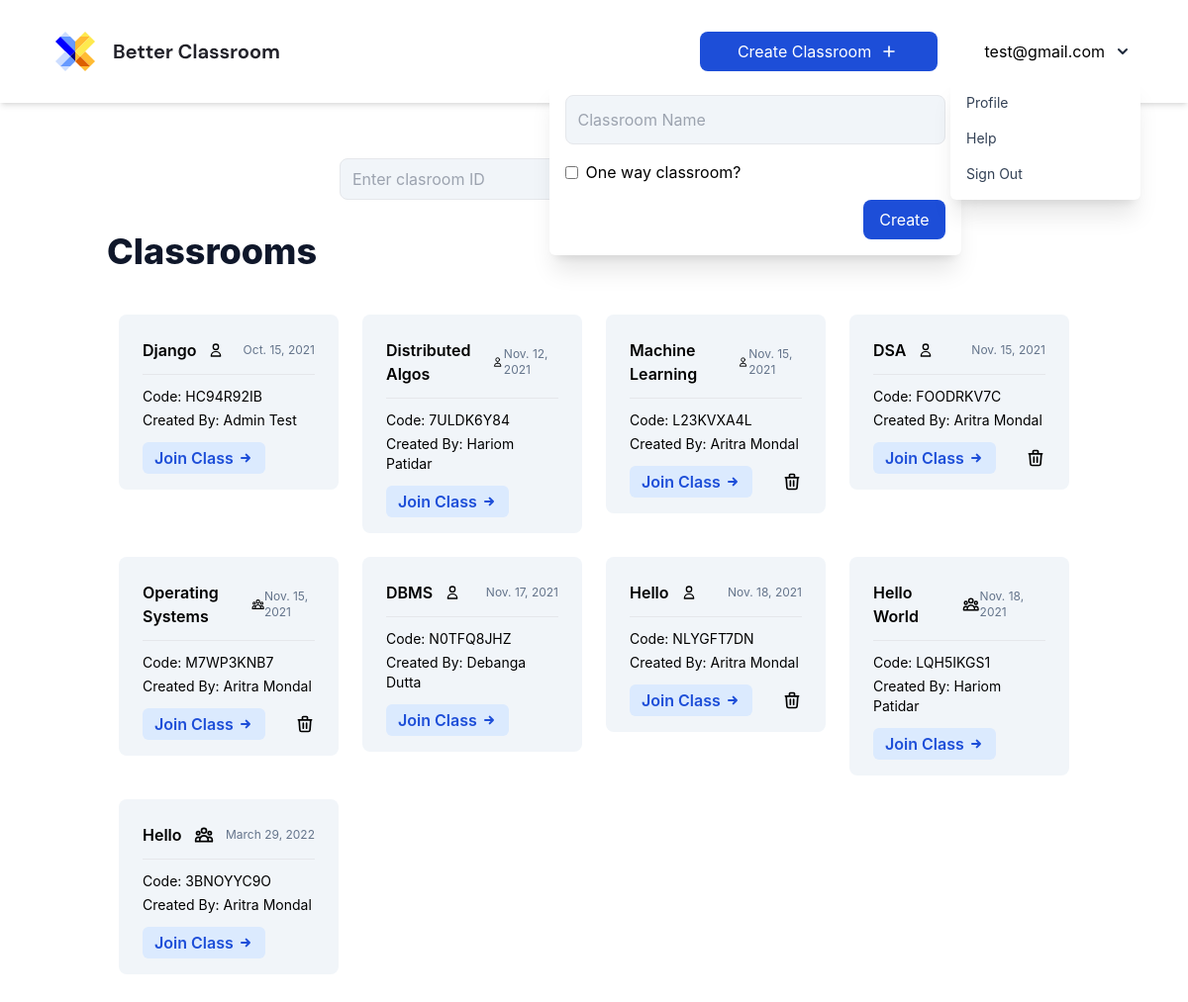
Screenshot of / (signed in) with the database file from the repository.
### classroom/models.py (models this page shows, shortened)
class Classroom(models.Model):
    name = models.CharField(max_length=50, null=True, blank=True)
    created_by = models.ForeignKey(User, on_delete=models.CASCADE, related_name="teacher")
    slug = models.SlugField(max_length=11, blank=True, null=True)
    oneway = models.BooleanField(default=True)
    board = models.TextField(blank=True, null=True, default="{}")
    timestamp = models.DateTimeField(auto_now_add=True)

### home/views.py (the view, shortened to what this page needs)
# urls.py: path('', home_view, name='home'),
def home_view(request):
    context = {
        "title": "Home",
    }
    if request.user.is_authenticated:
        classes = Classroom.objects.all()
        notes = Notes.objects.filter(user=request.user)
        for classe in classes:
            try:
                notes = Notes.objects.get(user=request.user, classroom=classe)
                classe.hasNote = True
            except:
                classe.hasNote = False
        context['classrooms'] = classes
        context['notes'] = notes
    return render(request, 'home/home.html', context)

### Templates/home/home.html (shortened to what this page needs)
    {% extends 'base/base.html' %}
{% load static %}
{% block content %}
{% if request.user.is_authenticated %}
<div class="flex mx-auto justify-center items-center">
    <div class="flex space-x-4 my-8">
        <input type="text" id="goToClassname" name="classname" placeholder="Enter clasroom ID" class="px-3 py-2 bg-slate-100 rounded-lg border focus:border-slate-200 w-full" required/>
        <button type="submit" onclick="goToClass(`{{ request.build_absolute_uri }}`)"
            class="px-3 py-2 flex w-56 justify-center items-center bg-blue-700 hover:bg-blue-800 text-white rounded-lg">
        </button>
    </div>
</div>
<div>
    <h1 class="text-4xl font-extrabold text-slate-900 mb-6">Classrooms</h1>
    <div class="flex flex-wrap my-8 w-full">
        {% for classroom in classrooms %}
            <div class="w-1/4 p-3">
                <div class="px-6 pt-6 pb-4 bg-slate-100 rounded-lg">
                    <div class="flex justify-between items-center mb-3">
                        <div class="font-semibold flex items-center justify-center">
                            {{ classroom.name }}
                            {% if classroom.oneway %}
                                <svg xmlns="http://www.w3.org/2000/svg" class="h-4 w-4 ml-3" fill="none" viewBox="0 0 24 24" stroke="currentColor" stroke-width="2">
                                    <path stroke-linecap="round" stroke-linejoin="round" d="M16 7a4 4 0 11-8 0 4 4 0 018 0zM12 14a7 7 0 00-7 7h14a7 7 0 00-7-7z" />
                                </svg>
                            {% endif %}
                        </div>
                        <div class="text-slate-500 text-xs">{{ classroom.timestamp|date }}</div>
                    </div>
                    <hr class="mb-3">
                    <div class="mb-1 text-sm">Code: {{ classroom.slug }}</div>
                    <div class="mb-3 text-sm">Created By: {{ classroom.created_by.first_name }} {{ classroom.created_by.last_name }}</div>
                    <div class="flex justify-between items-center">
                        <div class="flex">
                            <a href="/{{ classroom.slug }}" class="mr-2 text-blue-700 text-md font-semibold py-1 rounded-md flex justify-center items-center bg-blue-100 px-3 p-1 rounded-full">
                                Join Class
                                <svg xmlns="http://www.w3.org/2000/svg" class="ml-1 h-4 w-4" fill="none" viewBox="0 0 24 24" stroke="currentColor">
                                    <path stroke-linecap="round" stroke-linejoin="round" stroke-width="3" d="M13 7l5 5m0 0l-5 5m5-5H6" />
                                </svg>
                            </a>
                        </div>
                        {% if request.user == classroom.created_by %}
                        <a href="/delete/{{ classroom.slug }}" class="hover:text-red-500">
                            <svg xmlns="http://www.w3.org/2000/svg" class="h-5 w-5" fill="none" viewBox="0 0 24 24" stroke="currentColor">
                                <path stroke-linecap="round" stroke-linejoin="round" stroke-width="2" d="M19 7l-.867 12.142A2 2 0 0116.138 21H7.862a2 2 0 01-1.995-1.858L5 7m5 4v6m4-6v6m1-10V4a1 1 0 00-1-1h-4a1 1 0 00-1 1v3M4 7h16" />
                            </svg>
                        </a>
                        {% endif %}
                    </div>
                </div>
            </div>
        {% endfor %}
    </div>
</div>
{% endif %}
{% endblock content %}

### Templates/base/base.html (shortened to what this page needs)
{% load static %}
<!DOCTYPE html>
<html lang="en">
<head>
    <link rel="stylesheet" href="{% static 'style.css' %}">
    <script src="https://cdn.tailwindcss.com"></script>
</head>
<body class="overflow-x-hidden">
    {% include 'base/navbar.html' %}
    <div class="container px-5 py-32 mx-auto max-w-screen min-h-screen">
        {% block content %}{% endblock content %}
    </div>
</body>
</html>

### Templates/base/navbar.html (shortened to what this page needs)
{% load socialaccount %}
<nav class="absolute top-0 w-screen">
    <div class="mx-auto max-w-screen">
        <div class="flex justify-between shadow-md px-12">
            <div class="flex space-x-4">
                <div>
                    <a href="{% url 'home' %}" class="flex items-center py-8 px-2 text-slate-700 hover:text-slate-900">
                    </a>
                </div>
            </div>
            <div class="md:flex items-center">
                {% if request.user.is_authenticated %}
                    <div class="flex justify-center mr-6">
                        <div x-data="{ createClass: false }" class="relative my-2">
                            <button @click="createClass = !createClass" class="relative z-10 block px-3 py-2 flex w-60 mr-6 justify-center items-center bg-blue-700 hover:bg-blue-800 text-white rounded-lg">
                                Create Classroom
                                <svg xmlns="http://www.w3.org/2000/svg" class="ml-2 h-5 w-5" fill="none" viewBox="0 0 24 24" stroke="currentColor">
                                    <path stroke-linecap="round" stroke-linejoin="round" stroke-width="2" d="M12 6v6m0 0v6m0-6h6m-6 0H6" />
                                </svg>
                            </button>
                            <div x-show="createClass" @click="createClass = false" class="fixed inset-0 h-full w-full z-10"></div>
                            <div x-show="createClass" class="absolute right-0 mt-2 p-4 w-auto bg-white rounded-md shadow-xl z-20">
                                <form action="" method="POST">{% csrf_token %}
                                    <div class="flex flex-col space-y-4">
                                        <input type="text" name="classname" placeholder="Classroom Name" class="p-3 w-96 bg-slate-100 rounded-lg border focus:border-slate-200"  required/>
                                        <label class="inline-flex items-center">
                                            <input type="checkbox" class="form-checkbox" name="oneway"/>
                                            <span class="ml-2">One way classroom?</span>
                                        </label>
                                        <button type="submit" class="px-4 py-2 ml-auto flex w-max justify-center items-center bg-blue-700 hover:bg-blue-800 text-white rounded-lg">
                                            Create
                                        </button>
                                    </div>
                                </form>
                            </div>
                        </div>
                    </div>
                    {{ request.user }}
                    <div class="flex justify-center">
                        <div x-data="{ dropdownOpen: false }" class="relative my-2">
                            <button @click="dropdownOpen = !dropdownOpen" class="relative z-10 block rounded-md p-2 focus:outline-none">
                                <svg class="h-5 w-5 text-slate-800" xmlns="http://www.w3.org/2000/svg" viewBox="0 0 20 20" fill="currentColor">
                                    <path fill-rule="evenodd" d="M5.293 7.293a1 1 0 011.414 0L10 10.586l3.293-3.293a1 1 0 111.414 1.414l-4 4a1 1 0 01-1.414 0l-4-4a1 1 0 010-1.414z" clip-rule="evenodd" />
                                </svg>
                            </button>
                            <div x-show="dropdownOpen" @click="dropdownOpen = false" class="fixed inset-0 h-full w-full z-10"></div>
                            <div x-show="dropdownOpen" class="absolute right-0 mt-2 py-2 w-48 bg-white rounded-md shadow-xl z-20">
                                <a href="{% url 'profile' %}" class="block px-4 py-2 text-sm capitalize text-slate-700 hover:bg-blue-700 hover:text-white">
                                    Profile
                                </a>
                                <a href="#" class="block px-4 py-2 text-sm capitalize text-slate-700 hover:bg-blue-700 hover:text-white">
                                    Help
                                </a>
                                <a href="{% url 'logout' %}" class="block px-4 py-2 text-sm capitalize text-slate-700 hover:bg-blue-700 hover:text-white">
                                    Sign Out
                                </a>
                            </div>
                        </div>
                    </div>
                {% endif %}
            </div>
        </div>
    </div>
</nav>

### static/style.css (style rules this page uses)
html, body { font-family: 'Inter', sans-serif !important; font-family: 'DM Sans', sans-serif; scroll-behavior: smooth; }
* { outline: none; }

### rows the page displays
Classroom: name "Django", oneway True (drawn), timestamp "Oct. 15, 2021", slug "HC94R92IB", created_by.first_name "Admin", created_by.last_name "Test"
Classroom: name "Distributed Algos", oneway True (drawn), timestamp "Nov. 12, 2021", slug "7ULDK6Y84", created_by.first_name "Hariom", created_by.last_name "Patidar"
Classroom: name "Machine Learning", oneway True (drawn), timestamp "Nov. 15, 2021", slug "L23KVXA4L", created_by.first_name "Aritra", created_by.last_name "Mondal"
Classroom: name "DSA", oneway True (drawn), timestamp "Nov. 15, 2021", slug "FOODRKV7C", created_by.first_name "Aritra", created_by.last_name "Mondal"
Classroom: name "Operating Systems", oneway False (drawn), timestamp "Nov. 15, 2021", slug "M7WP3KNB7", created_by.first_name "Aritra", created_by.last_name "Mondal"
Classroom: name "DBMS", oneway True (drawn), timestamp "Nov. 17, 2021", slug "N0TFQ8JHZ", created_by.first_name "Debanga", created_by.last_name "Dutta"
Classroom: name "Hello", oneway True (drawn), timestamp "Nov. 18, 2021", slug "NLYGFT7DN", created_by.first_name "Aritra", created_by.last_name "Mondal"
Classroom: name "Hello World", oneway False (drawn), timestamp "Nov. 18, 2021", slug "LQH5IKGS1", created_by.first_name "Hariom", created_by.last_name "Patidar"
Classroom: name "Hello", oneway False (drawn), timestamp "March 29, 2022", slug "3BNOYYC9O", created_by.first_name "Aritra", created_by.last_name "Mondal"

### other values shown
{{ request.user }} "test@gmail.com"
